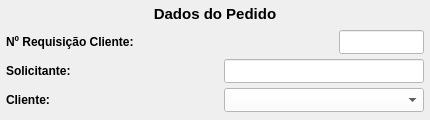
           <widget class="QWidget" name="widget_Cor1" native="true">
            <property name="sizePolicy">
             <sizepolicy hsizetype="Preferred" vsizetype="Preferred">
              <horstretch>0</horstretch>
              <verstretch>0</verstretch>
             </sizepolicy>
            </property>
            <property name="minimumSize">
             <size>
              <width>430</width>
              <height>120</height>
             </size>
            </property>
            <property name="maximumSize">
             <size>
              <width>430</width>
              <height>120</height>
             </size>
            </property>
            <property name="styleSheet">
             <string notr="true"/>
            </property>
            <layout class="QVBoxLayout" name="verticalLayout_8">
             <property name="spacing">
              <number>1</number>
             </property>
             <property name="leftMargin">
              <number>1</number>
             </property>
             <property name="topMargin">
              <number>1</number>
             </property>
             <property name="rightMargin">
              <number>1</number>
             </property>
             <property name="bottomMargin">
              <number>6</number>
             </property>
             <item>
              <widget class="QWidget" name="widget_28" native="true">
               <property name="minimumSize">
                <size>
                 <width>0</width>
                 <height>25</height>
                </size>
               </property>
               <property name="maximumSize">
                <size>
                 <width>16777215</width>
                 <height>25</height>
                </size>
               </property>
               <property name="styleSheet">
                <string notr="true"/>
               </property>
               <layout class="QHBoxLayout" name="horizontalLayout_22">
                <property name="spacing">
                 <number>3</number>
                </property>
                <property name="leftMargin">
                 <number>3</number>
                </property>
                <property name="topMargin">
                 <number>3</number>
                </property>
                <property name="rightMargin">
                 <number>3</number>
                </property>
                <property name="bottomMargin">
                 <number>3</number>
                </property>
                <item>
                 <widget class="QLabel" name="label_53">
                  <property name="maximumSize">
                   <size>
                    <width>16777215</width>
                    <height>16777215</height>
                   </size>
                  </property>
                  <property name="font">
                   <font>
                    <pointsize>11</pointsize>
                    <weight>75</weight>
                    <bold>true</bold>
                   </font>
                  </property>
                  <property name="text">
                   <string>Dados do Pedido</string>
                  </property>
                  <property name="alignment">
                   <set>Qt::AlignCenter</set>
                  </property>
                 </widget>
                </item>
               </layout>
              </widget>
             </item>
             <item>
              <widget class="QWidget" name="widget_30" native="true">
               <property name="minimumSize">
                <size>
                 <width>0</width>
                 <height>30</height>
                </size>
               </property>
               <property name="maximumSize">
                <size>
                 <width>16777215</width>
                 <height>30</height>
                </size>
               </property>
               <property name="styleSheet">
                <string notr="true"/>
               </property>
               <layout class="QHBoxLayout" name="horizontalLayout_26">
                <property name="spacing">
                 <number>5</number>
                </property>
                <property name="leftMargin">
                 <number>5</number>
                </property>
                <property name="topMargin">
                 <number>3</number>
                </property>
                <property name="rightMargin">
                 <number>5</number>
                </property>
                <property name="bottomMargin">
                 <number>3</number>
                </property>
                <item>
                 <widget class="QLabel" name="label_59">
                  <property name="minimumSize">
                   <size>
                    <width>135</width>
                    <height>0</height>
                   </size>
                  </property>
                  <property name="maximumSize">
                   <size>
                    <width>135</width>
                    <height>16777215</height>
                   </size>
                  </property>
                  <property name="font">
                   <font>
                    <pointsize>9</pointsize>
                    <weight>75</weight>
                    <bold>true</bold>
                   </font>
                  </property>
                  <property name="text">
                   <string>Nº Requisição Cliente:</string>
                  </property>
                  <property name="alignment">
                   <set>Qt::AlignLeading|Qt::AlignLeft|Qt::AlignVCenter</set>
                  </property>
                 </widget>
                </item>
                <item>
                 <widget class="QLabel" name="label">
                  <property name="text">
                   <string/>
                  </property>
                 </widget>
                </item>
                <item>
                 <widget class="QLineEdit" name="line_Req_Cliente">
                  <property name="sizePolicy">
                   <sizepolicy hsizetype="Preferred" vsizetype="Preferred">
                    <horstretch>0</horstretch>
                    <verstretch>0</verstretch>
                   </sizepolicy>
                  </property>
                  <property name="minimumSize">
                   <size>
                    <width>85</width>
                    <height>0</height>
                   </size>
                  </property>
                  <property name="maximumSize">
                   <size>
                    <width>85</width>
                    <height>16777215</height>
                   </size>
                  </property>
                  <property name="font">
                   <font>
                    <pointsize>9</pointsize>
                   </font>
                  </property>
                  <property name="styleSheet">
                   <string notr="true">background-color: rgb(255, 255, 255);</string>
                  </property>
                  <property name="alignment">
                   <set>Qt::AlignCenter</set>
                  </property>
                 </widget>
                </item>
               </layout>
              </widget>
             </item>
             <item>
              <widget class="QWidget" name="widget_39" native="true">
               <property name="minimumSize">
                <size>
                 <width>0</width>
                 <height>30</height>
                </size>
               </property>
               <property name="maximumSize">
                <size>
                 <width>16777215</width>
                 <height>30</height>
                </size>
               </property>
               <property name="styleSheet">
                <string notr="true"/>
               </property>
               <layout class="QHBoxLayout" name="horizontalLayout_32">
                <property name="spacing">
                 <number>5</number>
                </property>
                <property name="leftMargin">
                 <number>5</number>
                </property>
                <property name="topMargin">
                 <number>3</number>
                </property>
                <property name="rightMargin">
                 <number>5</number>
                </property>
                <property name="bottomMargin">
                 <number>3</number>
                </property>
                <item>
                 <widget class="QLabel" name="label_64">
                  <property name="minimumSize">
                   <size>
                    <width>75</width>
                    <height>0</height>
                   </size>
                  </property>
                  <property name="maximumSize">
                   <size>
                    <width>75</width>
                    <height>16777215</height>
                   </size>
                  </property>
                  <property name="font">
                   <font>
                    <pointsize>9</pointsize>
                    <weight>75</weight>
                    <bold>true</bold>
                   </font>
                  </property>
                  <property name="text">
                   <string>Solicitante:</string>
                  </property>
                  <property name="alignment">
                   <set>Qt::AlignLeading|Qt::AlignLeft|Qt::AlignVCenter</set>
                  </property>
                 </widget>
                </item>
                <item>
                 <widget class="QLabel" name="label_2">
                  <property name="text">
                   <string/>
                  </property>
                 </widget>
                </item>
                <item>
                 <widget class="QLineEdit" name="line_Solicitante">
                  <property name="sizePolicy">
                   <sizepolicy hsizetype="Preferred" vsizetype="Preferred">
                    <horstretch>0</horstretch>
                    <verstretch>0</verstretch>
                   </sizepolicy>
                  </property>
                  <property name="minimumSize">
                   <size>
                    <width>200</width>
                    <height>0</height>
                   </size>
                  </property>
                  <property name="maximumSize">
                   <size>
                    <width>200</width>
                    <height>16777215</height>
                   </size>
                  </property>
                  <property name="font">
                   <font>
                    <pointsize>9</pointsize>
                   </font>
                  </property>
                  <property name="styleSheet">
                   <string notr="true">background-color: rgb(255, 255, 255);</string>
                  </property>
                  <property name="alignment">
                   <set>Qt::AlignCenter</set>
                  </property>
                 </widget>
                </item>
               </layout>
              </widget>
             </item>
             <item>
              <widget class="QWidget" name="widget_31" native="true">
               <property name="minimumSize">
                <size>
                 <width>0</width>
                 <height>30</height>
                </size>
               </property>
               <property name="maximumSize">
                <size>
                 <width>16777215</width>
                 <height>30</height>
                </size>
               </property>
               <property name="styleSheet">
                <string notr="true"/>
               </property>
               <layout class="QHBoxLayout" name="horizontalLayout_27">
                <property name="spacing">
                 <number>5</number>
                </property>
                <property name="leftMargin">
                 <number>5</number>
                </property>
                <property name="topMargin">
                 <number>3</number>
                </property>
                <property name="rightMargin">
                 <number>5</number>
                </property>
                <property name="bottomMargin">
                 <number>3</number>
                </property>
                <item>
                 <widget class="QLabel" name="label_58">
                  <property name="minimumSize">
                   <size>
                    <width>75</width>
                    <height>0</height>
                   </size>
                  </property>
                  <property name="maximumSize">
                   <size>
                    <width>75</width>
                    <height>16777215</height>
                   </size>
                  </property>
                  <property name="font">
                   <font>
                    <pointsize>9</pointsize>
                    <weight>75</weight>
                    <bold>true</bold>
                   </font>
                  </property>
                  <property name="text">
                   <string>Cliente:</string>
                  </property>
                  <property name="alignment">
                   <set>Qt::AlignLeading|Qt::AlignLeft|Qt::AlignVCenter</set>
                  </property>
                 </widget>
                </item>
                <item>
                 <widget class="QLabel" name="label_5">
                  <property name="text">
                   <string/>
                  </property>
                 </widget>
                </item>
                <item>
                 <widget class="QComboBox" name="combo_Cliente">
                  <property name="sizePolicy">
                   <sizepolicy hsizetype="Preferred" vsizetype="Preferred">
                    <horstretch>0</horstretch>
                    <verstretch>0</verstretch>
                   </sizepolicy>
                  </property>
                  <property name="minimumSize">
                   <size>
                    <width>200</width>
                    <height>0</height>
                   </size>
                  </property>
                  <property name="maximumSize">
                   <size>
                    <width>200</width>
                    <height>16777215</height>
                   </size>
                  </property>
                  <property name="font">
                   <font>
                    <pointsize>9</pointsize>
                   </font>
                  </property>
                  <property name="styleSheet">
                   <string notr="true">background-color: rgb(255, 255, 255);</string>
                  </property>
                  <item>
                   <property name="text">
                    <string/>
                   </property>
                  </item>
                  <item>
                   <property name="text">
                    <string>103 - HOMEBAG</string>
                   </property>
                  </item>
                  <item>
                   <property name="text">
                    <string>2 - KOBA</string>
                   </property>
                  </item>
                  <item>
                   <property name="text">
                    <string>6 - PACIFIL</string>
                   </property>
                  </item>
                  <item>
                   <property name="text">
                    <string>5 - PLASTICOS ARACAJU</string>
                   </property>
                  </item>
                  <item>
                   <property name="text">
                    <string>4 - PLASTICOS SUZUKI</string>
                   </property>
                  </item>
                  <item>
                   <property name="text">
                    <string>8 - RECICLADORA</string>
                   </property>
                  </item>
                  <item>
                   <property name="text">
                    <string>86 - TASHIRO &amp; TAKATA</string>
                   </property>
                  </item>
                  <item>
                   <property name="text">
                    <string>3 - VOTI</string>
                   </property>
                  </item>
                 </widget>
                </item>
               </layout>
              </widget>
             </item>
            </layout>
           </widget>
